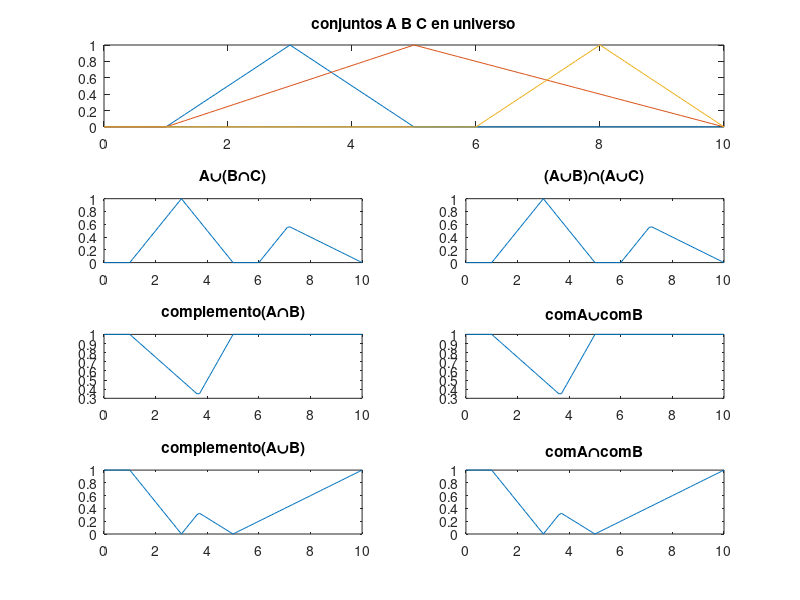

Recreate this plot in MATLAB.
function [] = problema12()
x=0:0.1:10;
A=trimf(x,[1 3 5]);
B=trimf(x,[1 5 10]);
C=trimf(x,[6 8 10]);
subplot(4,2,[1,2])
plot(x,A);
hold on;
plot(x,B);
plot(x,C);
title('conjuntos A B C en universo');
hold off;
primera= max(A,min(B,C));
primera2= min(max(A,B),max(A,C));
segunda=1-min(A,B);
segunda2=max(1-A,1-B);
tercera=1-max(A,B);
tercera2=min(1-A,1-B);
subplot(4,2,3)
plot(x,primera);
title('A\cup(B\capC)');
subplot(4,2,4)
plot(x,primera2);
title('(A\cupB)\cap(A\cupC)');

subplot(4,2,5)
plot(x,segunda);
title('complemento(A\capB)');
subplot(4,2,6)
plot(x,segunda2);
title('comA\cupcomB');

subplot(4,2,7)
plot(x,tercera);
title('complemento(A\cupB)');
subplot(4,2,8)
plot(x,tercera2);
title('comA\capcomB');

end